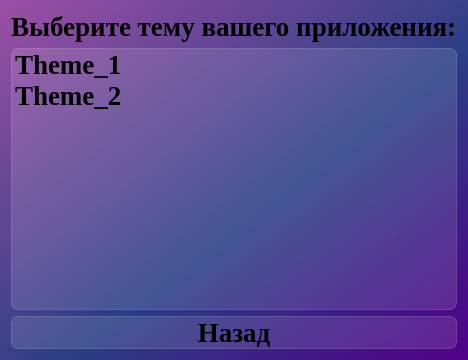
<?xml version="1.0" encoding="UTF-8"?>
<ui version="4.0">
 <class>Dialog_choose_theme</class>
 <widget class="QDialog" name="Dialog_choose_theme">
  <property name="geometry">
   <rect>
    <x>0</x>
    <y>0</y>
    <width>354</width>
    <height>360</height>
   </rect>
  </property>
  <property name="windowTitle">
   <string>Темы приложения</string>
  </property>
  <property name="styleSheet">
   <string notr="true">background-color: qlineargradient(spread:pad, x1:1, y1:1, x2:0, y2:0, stop:0 rgba(81, 0, 135, 255), stop:0.427447 rgba(41, 61, 132, 235), stop:1 rgba(155, 79, 165, 255));
font-family: Liberation Serif;</string>
  </property>
  <layout class="QVBoxLayout" name="verticalLayout">
   <item>
    <widget class="QLabel" name="label_choose_theme">
     <property name="styleSheet">
      <string notr="true">text-align: center;
font-weight: bold;
font-size: 20pt;
background-color: none;</string>
     </property>
     <property name="text">
      <string>Выберите тему вашего приложения:</string>
     </property>
     <property name="wordWrap">
      <bool>false</bool>
     </property>
    </widget>
   </item>
   <item>
    <widget class="QListWidget" name="listWidget_list_of_themes">
     <property name="styleSheet">
      <string notr="true">QListView {
font-weight: bold;
font-size: 20pt;
background-color: rgba(255, 255, 255, 30);
border: 1px solid rgba(255, 255, 255, 40);
border-radius: 7px;
}

QListView::item:selected {
border: none;
color: rgba(255, 255, 255);
background-color: rgba(255, 255, 255, 50);
}</string>
     </property>
     <item>
      <property name="text">
       <string>Theme_1</string>
      </property>
     </item>
     <item>
      <property name="text">
       <string>Theme_2</string>
      </property>
     </item>
    </widget>
   </item>
   <item>
    <widget class="QPushButton" name="pushButton_back">
     <property name="styleSheet">
      <string notr="true">QPushButton {
font-weight: bold;
font-size: 20pt;
text-align: center;
background-color: rgba(255, 255, 255, 30);
border: 1px solid rgba(255, 255, 255, 40);
border-radius: 7px;
}

QPushButton:hover {
background-color: rgba(255, 255, 255, 40);
}
QPushButton:pressed {
background-color: rgba(255, 255, 255, 70);
}</string>
     </property>
     <property name="text">
      <string>Назад</string>
     </property>
    </widget>
   </item>
  </layout>
 </widget>
 <resources/>
 <connections/>
</ui>
